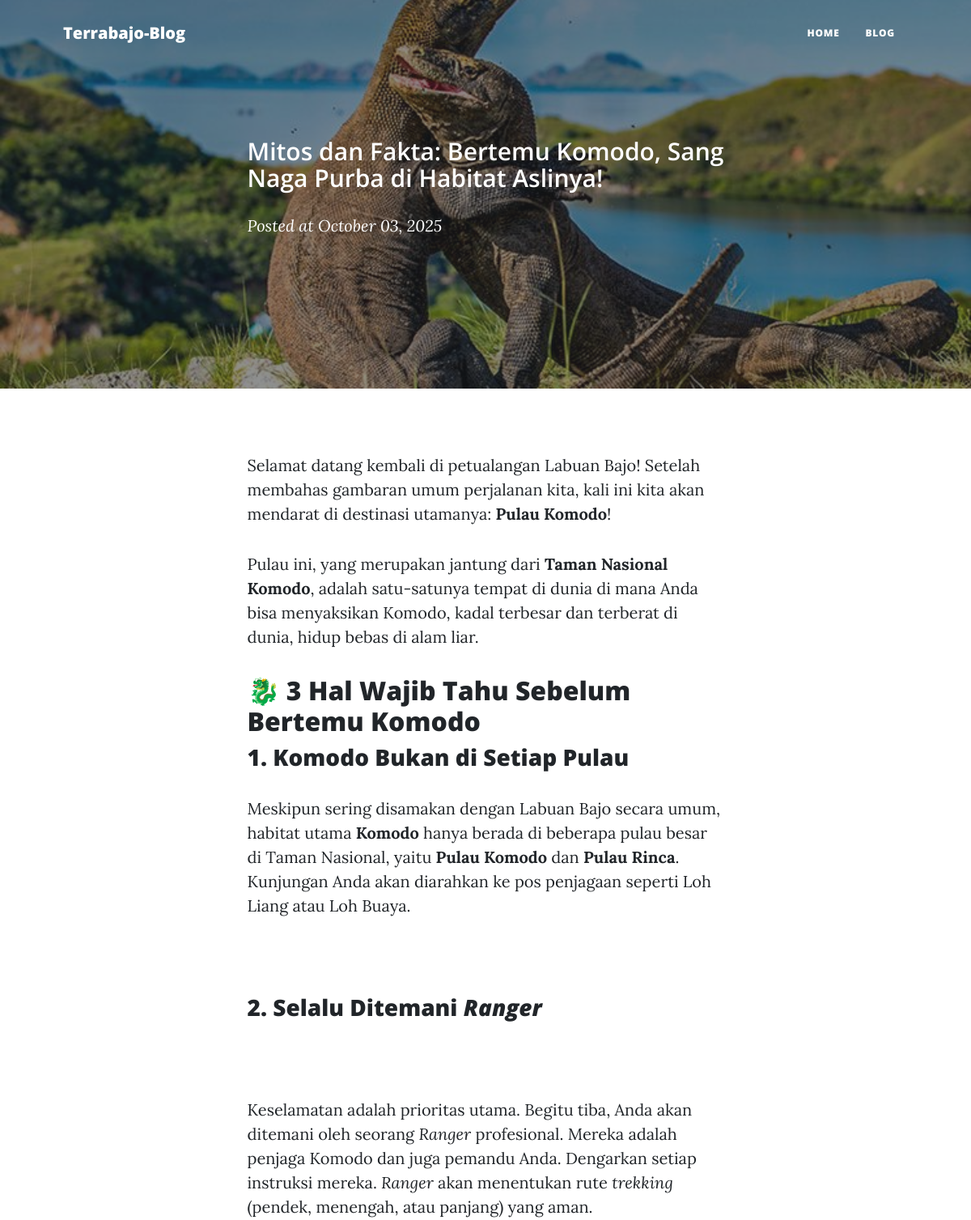
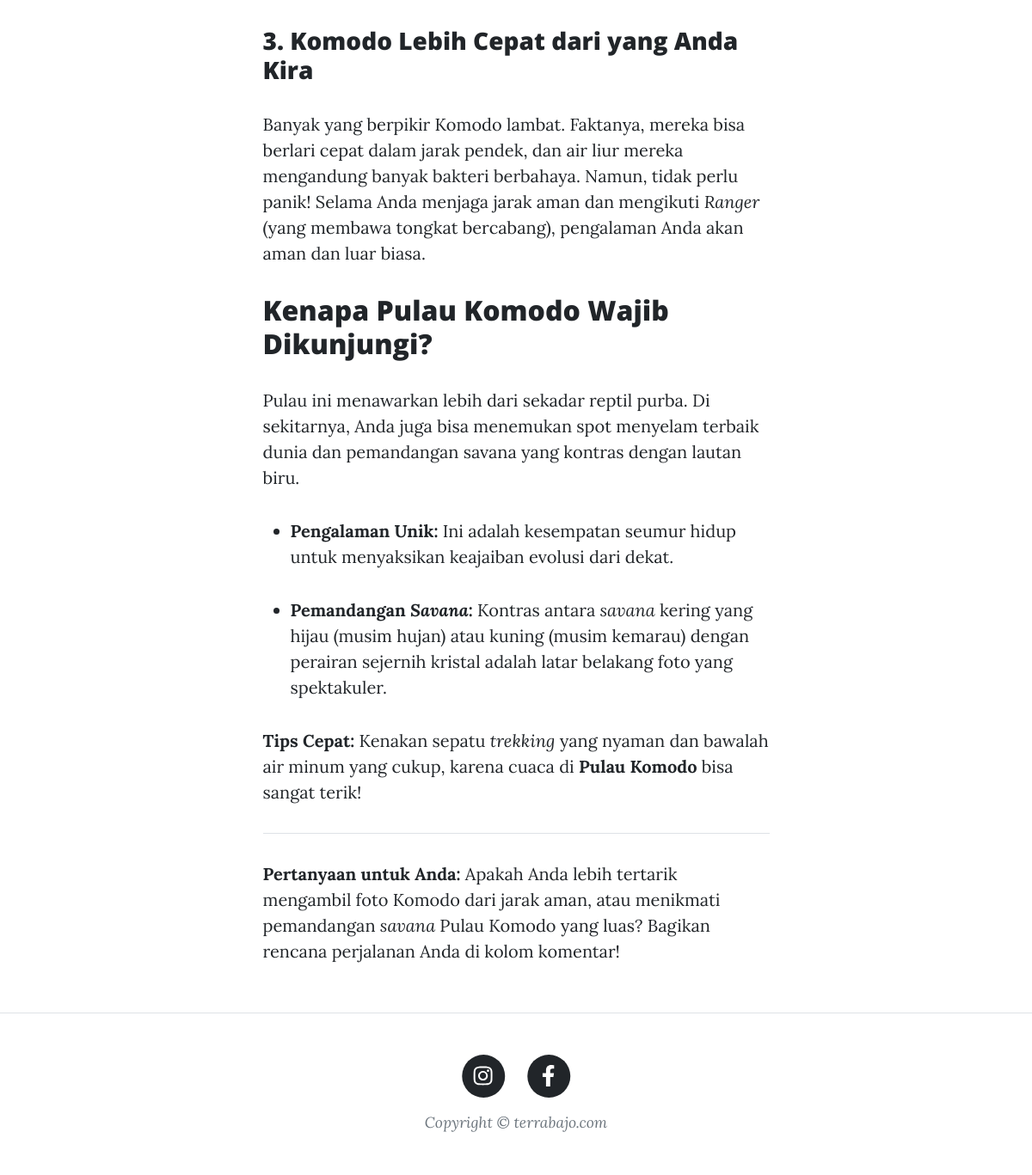
The app's page /blog/mitos-dan-fakta-bertemu-komodo-sang-naga-purba-di-habitat-aslinya/ with its own data (2 pictures, top to bottom).
### tour/models.py (models this page shows, shortened)
class Blog(models.Model):
    title = models.CharField(max_length=200)
    slug = models.SlugField(max_length=200,  unique=True)
    content = RichTextUploadingField()
    tanggal = models.DateField(default=timezone.now)
    thumbnail = models.ImageField(upload_to='blog_foto/')
    _metadata = {
        'title': title,
        'description': 'get_meta_description',
        'image': 'get_meta_image',
        'keywords': 'get_meta_keywords',
    }
    def get_meta_description(self):
        return self.content[:150]
    def get_meta_keywords(self):
        return [
            self.title,
        ]
    def get_meta_image(self):
        return self.thumbnail.url if self.thumbnail else None

### tour/views.py (the view)
# urls.py: path('blog/<slug:slug>/', blog_detail,
def blog_detail(request, slug):
    blog = get_object_or_404(Blog, slug=slug)
    return render(request, 'tour/blog_detail.html', {'blogs': blog})

### tour/templates/tour/blog_detail.html (shortened to what this page needs)
<!DOCTYPE html>
<html lang="en">
{% load static %}
<head>
    <link href="{% static 'tour/css/styles_blog.css' %}" rel="stylesheet" />
</head>
<body>
    <nav class="navbar navbar-expand-lg navbar-light" id="mainNav">
        <div class="container px-4 px-lg-5">
            <a class="navbar-brand" href="index.html">Terrabajo-Blog</a>
            <div class="collapse navbar-collapse" id="navbarResponsive">
                <ul class="navbar-nav ms-auto py-4 py-lg-0">
                    <li class="nav-item"><a class="nav-link px-lg-3 py-3 py-lg-4" href="/">Home</a></li>
                    <li class="nav-item"><a class="nav-link px-lg-3 py-3 py-lg-4" href="/blog">Blog</a></li>
                </ul>
            </div>
        </div>
    </nav>
    <header class="masthead" style="background-image: url('{{ blogs.thumbnail.url }}')">
        <div class="container position-relative px-4 px-lg-5">
            <div class="row gx-4 gx-lg-5 justify-content-center">
                <div class="col-md-10 col-lg-8 col-xl-7">
                    <div class="post-heading">
                        <h2 class="subheading">{{ blogs.title }}</h2>
                        <span class="meta">
                            <p class="post-meta">Posted at {{ blogs.tanggal|date:"F d, Y" }}</p>
                        </span>
                    </div>
                </div>
            </div>
        </div>
    </header>
    <article class="mb-4">
        <div class="container px-4 px-lg-5">
            <div class="row gx-4 gx-lg-5 justify-content-center">
                <div class="col-md-10 col-lg-8 col-xl-7">
                    <p>{{ blogs.content|safe }}</p>
                </div>
            </div>
        </div>
    </article>
    <footer class="border-top">
        <div class="container px-4 px-lg-5">
            <div class="row gx-4 gx-lg-5 justify-content-center">
                <div class="col-md-10 col-lg-8 col-xl-7">
                    <ul class="list-inline text-center">
                        <li class="list-inline-item">
                            <a href="#!">
                                <span class="fa-stack fa-lg">
                                    <i class="fas fa-circle fa-stack-2x"></i>
                                    <i class="fab fa-instagram fa-stack-1x fa-inverse"></i>
                                </span>
                            </a>
                        </li>
                        <li class="list-inline-item">
                            <a href="#!">
                                <span class="fa-stack fa-lg">
                                    <i class="fas fa-circle fa-stack-2x"></i>
                                    <i class="fab fa-facebook-f fa-stack-1x fa-inverse"></i>
                                </span>
                            </a>
                        </li>
                    </ul>
                    <div class="small text-center text-muted fst-italic">
                        Copyright &copy; terrabajo.com
                    </div>
                </div>
            </div>
        </div>
    </footer>
</body>
</html>

### records on screen
Blog: thumbnail (picture), title "Mitos dan Fakta: Bertemu Komodo, Sang Naga Purba di Habitat Aslinya!", tanggal "October 03, 2025", content "Selamat datang kembali di petualangan Labuan Bajo! Setelah membahas gambaran umum perjalanan kita, kali ini kita akan mendarat di destinasi utamanya: Pulau Komodo ! Pulau ini, yang merupakan jantung dari Taman Nasional Komodo , adalah satu-satunya tempat di dunia di mana Anda bisa menyaksikan Komodo, kadal terbesar dan terberat di dunia, hidup bebas di alam liar. 🐉 3 Hal Wajib Tahu Sebelum Bertemu Komodo 1. Komodo Bukan di Setiap Pulau Meskipun sering disamakan dengan Labuan Bajo secara umum, habitat utama Komodo hanya berada di beberapa pulau besar di Taman Nasional, yaitu Pulau Komodo dan Pulau Rinca . Kunjungan Anda akan diarahkan ke pos penjagaan seperti Loh Liang atau Loh Buaya. 2.…"
